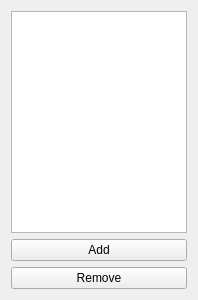
<?xml version="1.0" encoding="UTF-8"?>
<ui version="4.0">
 <class>PlantsList</class>
 <widget class="QWidget" name="PlantsList">
  <property name="geometry">
   <rect>
    <x>0</x>
    <y>0</y>
    <width>198</width>
    <height>300</height>
   </rect>
  </property>
  <property name="windowTitle">
   <string>Form</string>
  </property>
  <layout class="QVBoxLayout" name="verticalLayout">
   <item>
    <widget class="QListWidget" name="listWidget"/>
   </item>
   <item>
    <widget class="QPushButton" name="addButton">
     <property name="text">
      <string>Add</string>
     </property>
    </widget>
   </item>
   <item>
    <widget class="QPushButton" name="removeButton">
     <property name="text">
      <string>Remove</string>
     </property>
    </widget>
   </item>
  </layout>
 </widget>
 <resources/>
 <connections/>
</ui>
